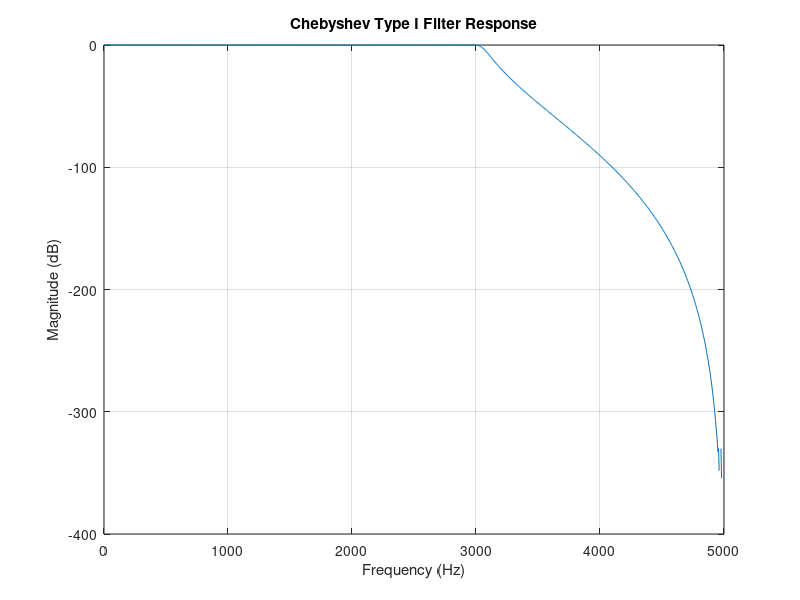

MATLAB code for this plot:
clear;
fsamp = 10e3;
fc = 3e3;
fs = 34e2;
wc = fc/(fsamp/2);
ws = fs/(fsamp/2);
ftb = 400;
Stop_att = 35;
Pass_rip = 0.1;
[n, wp] = cheb1ord(wc, ws, Pass_rip, Stop_att)

[b,a] = cheby1(n , Pass_rip, wp)

[h, w] = freqz(b, a, 1024);
f = w*fsamp/(2*pi);
mag_db = 20*log10(abs(h));

plot(f, mag_db);
grid on;
xlabel('Frequency (Hz)');
ylabel('Magnitude (dB)');
title('Chebyshev Type I Filter Response');
